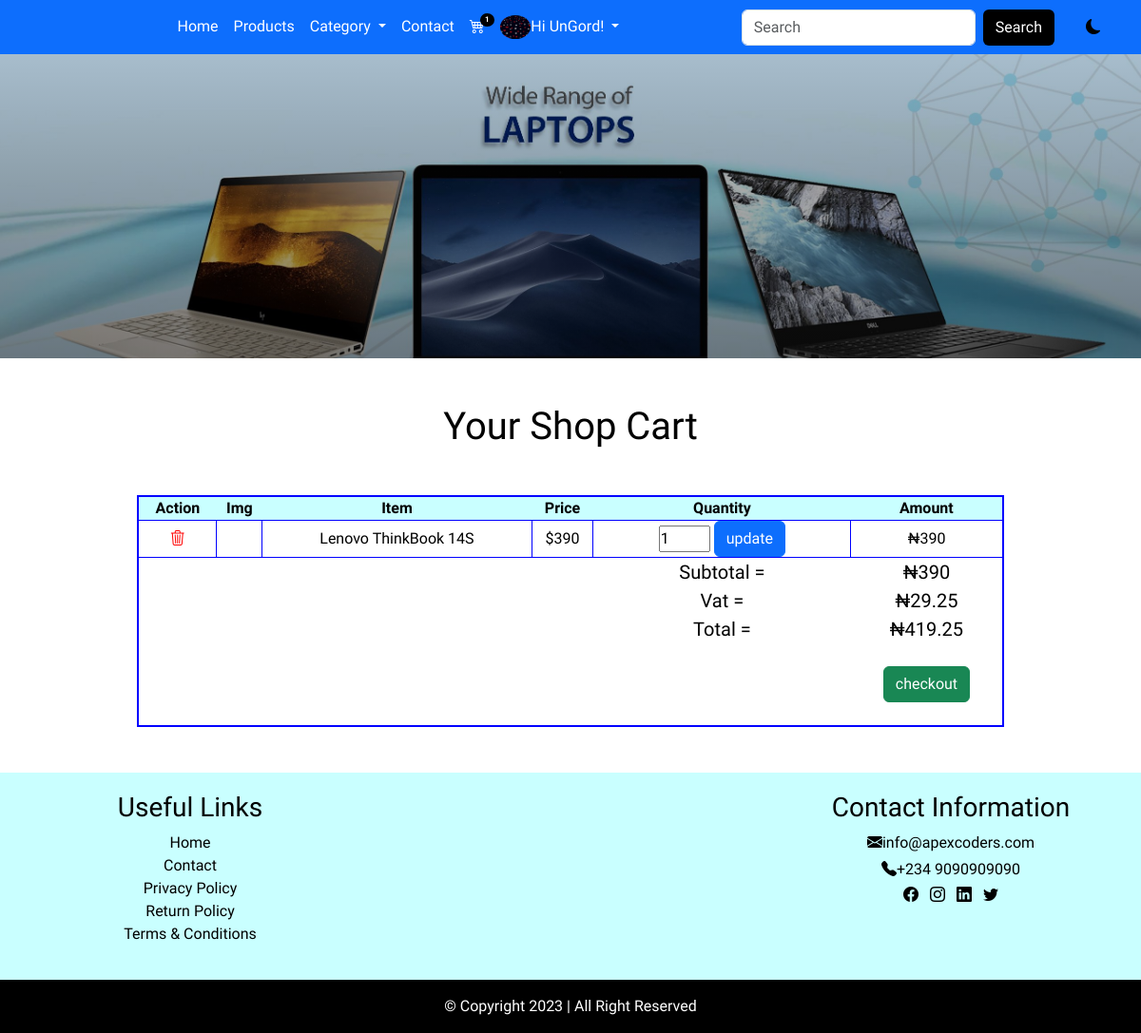
/cart (signed in), run on the app's committed database.
### userprofile/models.py (models this page shows, shortened)
class Customer(models.Model):
    user = models.OneToOneField(User, on_delete=models.CASCADE)
    first_name = models.CharField(max_length=100)
    last_name = models.CharField(max_length=100)
    email = models.EmailField(max_length=150)
    phone = models.CharField(max_length=12)
    address = models.CharField(max_length=200)
    pix = models.ImageField(upload_to="profilepix")
    joined = models.DateTimeField(auto_now_add=True)

class Cart(models.Model):
    user = models.ForeignKey(User, on_delete=models.CASCADE)
    product = models.ForeignKey(Product, on_delete=models.CASCADE)
    quantity = models.IntegerField()
    price = models.IntegerField(default=1)
    amount = models.CharField(max_length=50)
    paid = models.BooleanField()

### main/models.py (models this page shows)
class Product(models.Model):
    category = models.ForeignKey(Category, on_delete = models.CASCADE)
    title = models.CharField(max_length=150)
    slug = models.SlugField(unique=True)
    pix = models.ImageField(upload_to='pix')
    description = models.TextField()
    price = models.DecimalField(max_digits=6, decimal_places=2)
    promo_price = models.DecimalField(max_digits=6, decimal_places=2, blank=True, null=True)
    topselling = models.BooleanField()
    featured = models.BooleanField()
    uploaded = models.DateTimeField(auto_now_add=True)
    edited = models.DateTimeField(auto_now=True)
    def __str__(self):
        return self.title

### main/views.py (the view)
# urls.py: path('cart', views.cart, name='cart'),
@login_required(login_url='signin')
def cart(request):
    cart = Cart.objects.filter(user__username = request.user.username, paid=False)
    for item in cart:
        item.amount = item.price * item.quantity
        item.save()
    subtotal = 0
    vat = 0
    total = 0
    for item in cart:
        subtotal += item.amount
        vat = 0.075 * subtotal
        total = subtotal + vat
    context = {
        'cart': cart,
        'subtotal': subtotal,
        'vat': vat,
        'total': total,
    }
    return render(request, 'cart.html', context)

### main/context_processor.py (called while the page is built)
def apex(request):
    info = AppInfo.objects.get(pk=1)
    category = Category.objects.all()
    context = {
        'info': info,
        'category': category
    }
    return context

def cartcount(request):
    cart = Cart.objects.filter(user__username = request.user.username, paid=False)
    itemcount = 0
    for item in cart:
        itemcount += item.quantity
    context = {
        'cart': cart,
        'itemcount': itemcount,
    }
    return context

### main/templates/cart.html (shortened to what this page needs)
{% extends 'base.html' %}
{% block header %}
    {% include 'header.html' %}
{% endblock header %}
{% block banner %}
    {% include 'banner.html' %}
{% endblock banner %}
{% block content %}
<div class="container mt-5 mb-5">
    <div class="row cart">
        <h1 class="text-capitalize text-center mb-5">your shop cart</h1>
        <table class="cart">
            <thead>
                <th>action</th>
                <th>img</th>
                <th>item</th>
                <th>price</th>
                <th>quantity</th>
                <th>amount</th>
            </thead>
            <tbody>
                {% for item in cart %}
                <tr class="item">
                    <form action="{% url 'delete' %}" method="post">
                        <td>
                            <button class="btn"><i class="bi bi-trash3"></i></button>
                        </td>
                    </form>
                    <td><img src="{{item.product.pix.url}}" alt="" style="height: 50px;"></td>
                    <td>{{item.product}}</td>
                    <td>${{item.price}}</td>
                    <form action="{% url 'update' %}" method="POST">
                        <td>
                            <input type="number" min="1" max="20" name="quant" value="{{item.quantity}}">
                            <button type="submit" class="btn btn-primary">update</button>
                        </td>
                    </form>
                    <td>₦{{item.amount}}</td>
                </tr>
                {% endfor %}
                <tr class="subtot">
                    <td></td>
                    <td></td>
                    <td></td>
                    <td></td>
                    <td>subtotal =</td>
                    <td>₦{{subtotal}}</td>
                </tr>
                <tr class="subtot">
                    <td></td>
                    <td></td>
                    <td></td>
                    <td></td>
                    <td>vat =</td>
                    <td>₦{{vat}}</td>
                </tr>
                <tr class="subtot">
                    <td></td>
                    <td></td>
                    <td></td>
                    <td></td>
                    <td>total =</td>
                    <td>₦{{total}}</td>
                </tr>
                <tr class="subtot">
                    <td></td>
                    <td></td>
                    <td></td>
                    <td></td>
                    <td></td>
                    <td><a href="{% url 'checkout' %}"><button class="btn btn-success mt-4 mb-4">checkout</button></a></td>
                </tr>
            </tbody>
        </table>
    </div>
</div>
{% endblock content %}
{% block footer %}
    {% include 'footer.html' %}
{% endblock footer %}

### main/templates/header.html (shortened to what this page needs)
<nav class="navbar navbar-expand-lg bg-primary sticky-top">
    <div class="container">
        <div class="collapse navbar-collapse" id="navbarSupportedContent">
            <ul class="navbar-nav mx-auto mb-2 mb-lg-0">
                {% if user.is_authenticated %}
                <li class="nav-item">
                    <a class="nav-link" aria-current="page" href="{% url 'home' %}">Home</a>
                </li>
                <li class="nav-item">
                    <a class="nav-link" href="{% url 'products' %}">Products</a>
                </li>
                <li class="nav-item dropdown">
                    <a class="nav-link dropdown-toggle" href="#" role="button" data-bs-toggle="dropdown" aria-expanded="false">
                        Category
                    </a>
                </li>
                <li class="nav-item">
                    <a class="nav-link" href="{% url 'contact' %}">Contact</a>
                </li>
                <li class="nav-item">
                    <a class="nav-link" href="{% url 'cart' %}">
                        <div class="wrapper">
                            <i class="bi bi-cart4"></i>
                            <span class="badge">{{itemcount}}</span>
                        </div>
                    </a>
                </li>
                <li class="nav-item dropdown">
                    <a class="nav-link dropdown-toggle" href="#" role="button" data-bs-toggle="dropdown" aria-expanded="false">
                        {% if user.customer %}
                        <img src="{{user.customer.pix.url}}" style="height: 25px;" alt=""><span>Hi {{user.username}}!</span>
                        {% endif %}
                    </a>
                </li>
                {% endif %}
            </ul>
            <form action="{% url 'search' %}" method="POST" class="d-flex" role="search">
            <input class="form-control me-2" name="item" type="search" placeholder="Search" aria-label="Search">
            <button class="btn bg-black text-white" type="submit">Search</button>
            </form>
            <div class="rash">
            <i class="bi bi-moon-fill"></i>
            </div>
        </div>
    </div>
</nav>

### main/static/css/style.css (style rules this page uses)
* { padding: 0%; margin: 0%; box-sizing: border-box; font-family: 'Ysabeau Infant', sans-serif;; }
.nav-item a { color: white; text-transform: capitalize; font-weight: 500; }
.nav-link img { border-radius: 100%; }
.wrapper { position: relative; }
.wrapper span { position: absolute; top: -2px; right: -10px; background-color: black; font-size: 8px; border-radius: 50%; }
.rash { margin-left: 3%; cursor: pointer; }
:root { --bg: white; --icon: black; --text: black; --foot: black; }
body { background: var(--bg) !important; color: var(--text) !important; overflow-y: hidden; }
.cart table { width: 80%; margin-left: 10%; margin-right: 10%; text-align: center; text-transform: capitalize; border: 2px solid blue; }
.cart thead { background-color: rgb(201, 255, 255); }
.item td { border: 1px solid blue; }
.item input { width: 20%; }
.item i { color: red; }
.subtot td { font-size: 20px; font-weight: 500; }

### data on the page
Cart: product "Lenovo ThinkBook 14S", price "390", quant "1", amount "390"

### other printed values
{{ itemcount }} "1"
{{ user.username }} "UnGord"
{{ subtotal }} "390"
{{ vat }} "29.25"
{{ total }} "419.25"
